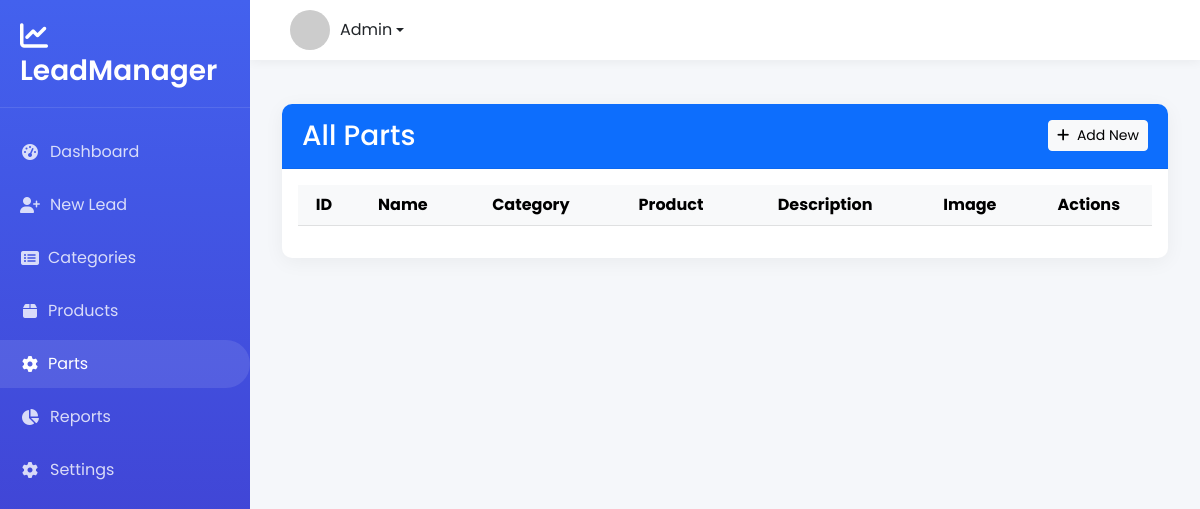
/parts/, run on an earlier commit of the app's database.
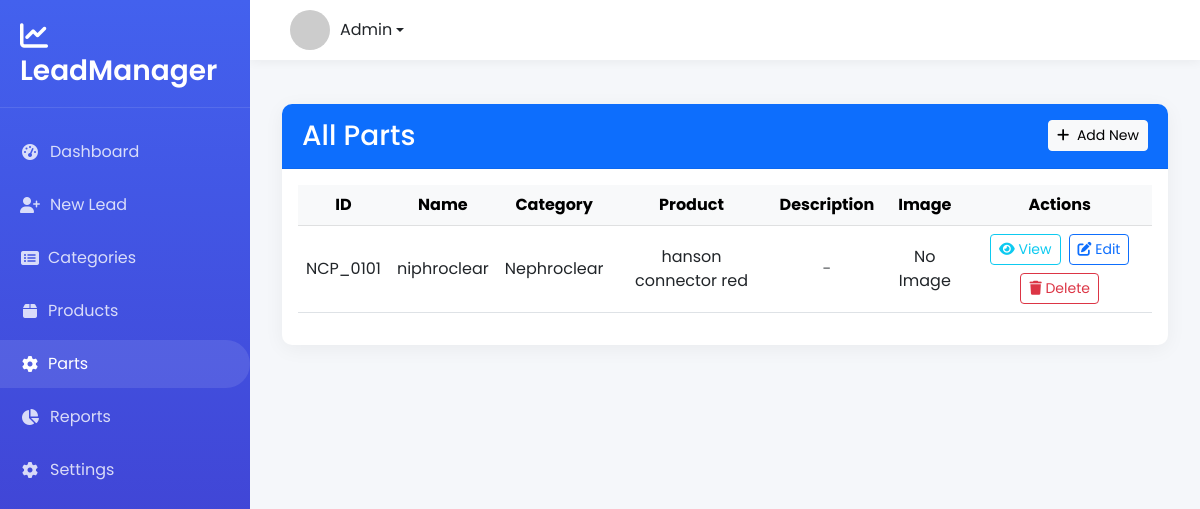
And on a later commit of the database.
### leads/models.py (models this page shows, shortened)
class Parts(models.Model):
    id = models.CharField(max_length=100, primary_key=True)
    name = models.CharField(max_length=200)
    category = models.ForeignKey(Category, on_delete=models.SET_NULL, null=True, blank=True)
    product = models.ForeignKey(Product, on_delete=models.SET_NULL, null=True, blank=True)
    description = models.TextField(blank=True, null=True)
    parts_image = models.ImageField(upload_to='parts_images/', blank=True, null=True)
    created_at = models.DateTimeField(auto_now_add=True)
    updated_at = models.DateTimeField(auto_now=True)
    class Meta:
        verbose_name = "Parts"
        verbose_name_plural = "Parts"
        ordering = ['-created_at']

class Category(models.Model):
    id = models.CharField(max_length=50, primary_key=True)
    name = models.CharField(max_length=100)
    description = models.TextField(blank=True, null=True)
    image = models.ImageField(upload_to='categories/', blank=True, null=True)
    created_at = models.DateTimeField(auto_now_add=True)
    updated_at = models.DateTimeField(auto_now=True)

class Product(models.Model):
    PRODUCT_UNITS = [
        ('kg', 'Kilogram'),
        ('ltr', 'Liter'),
        ('pcs', 'Pieces'),
        ('box', 'Box'),
        ('nos', 'Numbers'),
    ]
    id = models.CharField(max_length=50, primary_key=True)
    name = models.CharField(max_length=100)
    selling_price = models.DecimalField(max_digits=10, decimal_places=2)
    tax_percent = models.DecimalField(max_digits=5, decimal_places=2)
    purchase_price = models.DecimalField(max_digits=10, decimal_places=2)
    unit = models.CharField(max_length=10, choices=PRODUCT_UNITS, default='pcs')
    hsn_sac = models.CharField(max_length=20, blank=True, null=True)
    description = models.TextField(blank=True)
    category = models.ForeignKey('Category', on_delete=models.SET_NULL, null=True)
    product_image = models.ImageField(upload_to='product_images/', blank=True, null=True)
    created_at = models.DateTimeField(auto_now_add=True)

### leads/views.py (the view)
# urls.py: path('parts/', views.parts_list, name='parts_list'),
def parts_list(request):
    parts_list = Parts.objects.all()
    return render(request, 'parts_list.html', {'parts_list': parts_list})

### leads/templates/parts_list.html (shortened to what this page needs)
{% extends "base.html" %}
{% block content %}
<div class="container mt-4">
    <div class="card">
        <div class="card-header bg-primary text-white d-flex justify-content-between align-items-center">
            <h3 class="mb-0">All Parts</h3>
            <a href="{% url 'add_parts' %}" class="btn btn-light btn-sm">
                <i class="fas fa-plus me-1"></i> Add New
            </a>
        </div>
        <div class="card-body">
            <div class="table-responsive">
                <table class="table table-hover align-middle text-center">
                    <thead class="table-light">
                        <tr>
                            <th>ID</th>
                            <th>Name</th>
                            <th>Category</th>
                            <th>Product</th>
                            <th>Description</th>
                            <th>Image</th>
                            <th>Actions</th>
                        </tr>
                    </thead>
                    <tbody>
                        {% for parts in parts_list %}
                        <tr>
                            <td>{{ parts.id }}</td>
                            <td>{{ parts.name }}</td>
                            <td>
                                {% if parts.category %}
                                    {{ parts.category.name }}
                                {% else %}
                                    <span class="text-muted">-</span>
                                {% endif %}
                            </td>
                            <td>
                                {% if parts.product %}
                                    {{ parts.product.name }}
                                {% else %}
                                    <span class="text-muted">-</span>
                                {% endif %}
                            </td>
                            <td>
                                {% if parts.description %}
                                    {{ parts.description|truncatechars:30 }}
                                {% else %}
                                    <span class="text-muted">-</span>
                                {% endif %}
                            </td>
                            <td>
                                {% if parts.parts_image %}
                                    <img src="{{ parts.parts_image.url }}" width="50" height="50" class="img-thumbnail">
                                {% else %}
                                    No Image
                                {% endif %}
                            </td>
                            <td>
                                <div class="d-flex gap-2 justify-content-center flex-wrap">
                                    <a href="{% url 'parts_detail' parts.id %}" class="btn btn-sm btn-outline-info">
                                        <i class="fas fa-eye"></i> View
                                    </a>
                                    <a href="{% url 'edit_parts' parts.id %}" class="btn btn-sm btn-outline-primary">
                                        <i class="fas fa-edit"></i> Edit
                                    </a>
                                    <button type="button" class="btn btn-sm btn-outline-danger"
                                            onclick="confirmDelete('{{ parts.id }}', '{{ parts.name }}')">
                                        <i class="fas fa-trash"></i> Delete
                                    </button>
                                </div>
                            </td>
                        </tr>
                        {% endfor %}
                    </tbody>
                </table>
            </div>
        </div>
    </div>
</div>
{% endblock %}

What changed in the data, as far as the page shows it:
added Parts: id "NCP_0101", name "niphroclear", category.name "Nephroclear", product.name "hanson connector red", parts_image "No Image"
